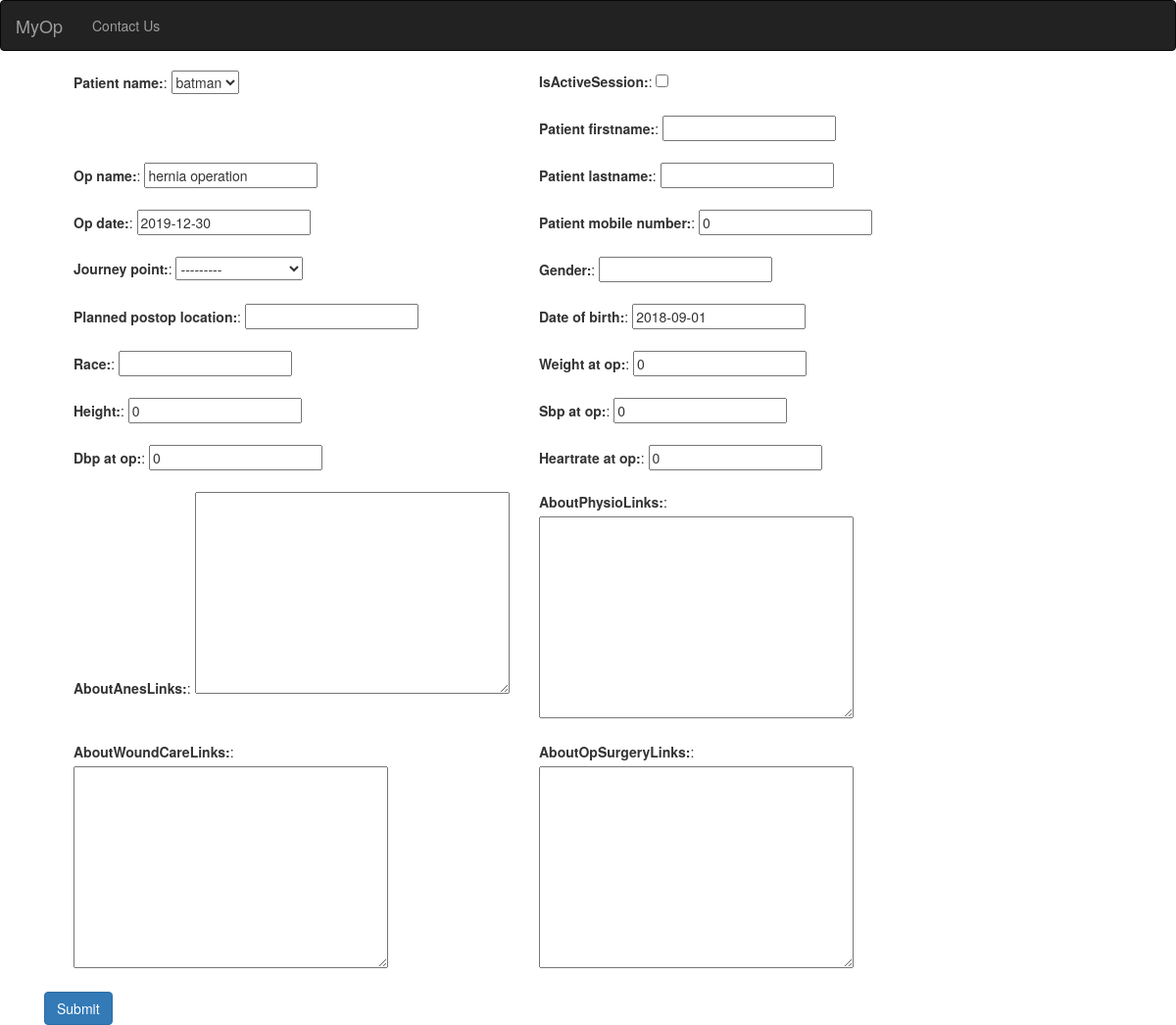
The page /api/edit/jd/1/ (signed in) on the database its author committed.
### myop_app/models.py (models this page shows, shortened)
class JourneyData(models.Model):
    PREOP = 'preop'
    PREOP_GOTOCLINIC = 'preop_GotoClinic'
    PREOPMEDPHOTO = 'preopMedPhoto'
    REMINDER1 = 'Reminder1'
    REMINDER2 = 'Reminder2'
    UNKNOWNOPSTATUS = 'UnkwnOpStatus'
    POD1 = 'POD1'
    POD3 = 'POD3'
    POD5 = 'POD5'
    POD10 = 'POD10'
    POD15 = 'POD15'
    SUPERSYNC = 'SuperSync'
    DEAD = 'DEAD'
    JOURNEY_PT = (
        (PREOP, 'preop'),
        (PREOP_GOTOCLINIC, 'preop_GotoClinic'),
        (PREOPMEDPHOTO, 'preopMedPhoto'),
        (REMINDER1, 'Reminder1'),
        (REMINDER2, 'Reminder2'),
        (UNKNOWNOPSTATUS, 'UnkwnOpStatus'),
        (POD1, 'POD1'),
        (POD3, 'POD3'),
        (POD5, 'POD5'),
        (POD10, 'POD10'),
        (POD15, 'POD15'),
        (SUPERSYNC, 'SuperSync'),
        (DEAD, 'DEAD'),
    )
    patient_name = models.ForeignKey(User, on_delete=models.CASCADE)
    patient_username = models.CharField(max_length=50, blank = True)
    created = models.DateTimeField(auto_now_add=True)
    op_date = models.DateField(blank = True)
    op_name = models.CharField(max_length=50, blank = True)
    journey_point = models.CharField(max_length=100, blank = True, choices=JOURNEY_PT,default=PREOP)
    UnixTimeOfLastSync = models.IntegerField(default = 1, blank = True)
    IsActiveSession =  models.BooleanField(default=False )
    FCM = models.CharField(max_length=100, blank = True)
    IsAlertFromServToPt = models.BooleanField(default=False )
    AlertMsgFromServToPt = models.CharField(max_length=1000,blank = True)
    IsAlertFromPtToServ = models.BooleanField(default=False )
    AlertMsgFromPtToServ = models.CharField(max_length=1000,blank = True)
    is_Alert_toHosp = models.BooleanField(default=False )
    Alert_msg_toHosp = models.CharField(max_length=1000,blank = True)
    patient_firstname = models.CharField(max_length=50, blank = True)
    patient_lastname = models.CharField(max_length=50, blank = True)
    patient_mobile_number = models.IntegerField(default = 0, blank = True)
    race = models.CharField(max_length=50, blank = True)
    gender = models.CharField(max_length=10, blank = True)
    date_of_birth = models.DateField(default=now, blank = True)
    age_at_op = models.IntegerField(default=0, blank = True)
    height = models.IntegerField(default=0, blank = True)
    weight_at_op = models.IntegerField(default= 0, blank = True)
    sbp_at_op = models.IntegerField(default=0,blank = True)
    dbp_at_op =models.IntegerField(default=0,blank = True)
    heartrate_at_op = models.IntegerField(default=0,blank = True)
    planned_postop_location = models.CharField(max_length=10, blank = True)
    SurgeryVideoLink = models.URLField(max_length=200, blank = True)
    AnesthVideoLink = models.URLField(max_length=200, blank = True)
    PhysioVideoLink = models.URLField(max_length=200, blank = True)
    WoundCareVideoLink = models.URLField(max_length=200, blank = True)
    AboutOpSurgeryLinks = models.TextField(blank=True, null=True)
    AboutAnesLinks = models.TextField(blank=True, null=True)
    AboutPhysioLinks = models.TextField(blank=True, null=True)
    AboutWoundCareLinks = models.TextField(blank=True, null=True)
    PreopInstructions = models.TextField(blank=True, null=True)
    is_OnlinePreopElig= models.BooleanField(default=False)
    is_PatientNoShow = models.BooleanField(default=False)
    is_OpCancelled = models.BooleanField(default=False)
    is_PostOpInpatient = models.BooleanField(default=False)
    is_PostOpReadmission = models.BooleanField(default=False)
    is_PostOpSti = models.BooleanField(default=False)
    is_PostOpDvt = models.BooleanField(default=False)
    is_PostOpUti = models.BooleanField(default=False)
    is_PostOpLrti = models.BooleanField(default=False)
    is_PostOpArf = models.BooleanField(default=False)
    is_PostOpComplication = models.BooleanField(default=False)
    isSick = models.BooleanField(default=False);
    HasAdeqMouthOpening = models.BooleanField(default=False)
    HasAdeqNeckMov = models.BooleanField(default=False)
    CanClimbStairs = models.BooleanField(default=False)
    HasFeverInfec = models.BooleanField(default=False)
    HasLooseTeeth = models.BooleanField(default=False)
    HasDentalImplant = models.BooleanField(default=False)
    IsPregnant = models.BooleanField(default=False)
    HasSobAtRest = models.BooleanField(default=False)
    HasHeartAttacks = models.BooleanField(default=False)
    HasChestPain = models.BooleanField(default=False)
    HasIrregHR = models.BooleanField(default=False)
    HasHtn = models.BooleanField(default=False)
    HasDiabetes = models.BooleanField(default=False)
    HasThyroidDs = models.BooleanField(default=False)
    HasKidneyDs = models.BooleanField(default=False)
    HasLiverDs = models.BooleanField(default=False)
    HasGastricReflux = models.BooleanField(default=False)
    HasStroke = models.BooleanField(default=False)
    HasEpilepsy = models.BooleanField(default=False)
    HasPsychDs = models.BooleanField(default=False)
    HasBloodDs = models.BooleanField(default=False)
    HasCtOrMsDs = models.BooleanField(default=False)
    HasAllergies = models.BooleanField(default=False)
    HasOsaOrRespDs = models.BooleanField(default=False)
    HasLoudSnore = models.BooleanField(default=False)
    HasDaySomno = models.BooleanField(default=False)
    HasSleepApneaEpisodes = models.BooleanField(default=False)
    IsSmoker = models.BooleanField(default=False)
    IsAlcoholic = models.BooleanField(default=False)
    IsOnTcm = models.BooleanField(default=False)
    IsOnMeds = models.BooleanField(default=False)
    HasFHOAnesRxn = models.BooleanField(default=False)
    HasPrevOps = models.BooleanField(default=False)
    HasPONV = models.BooleanField(default=False)
    HasUploadedMedPhoto = models.BooleanField(default=False)
    def _upload_path(instance,filename):
        return instance.get_upload_path(filename)
    image = models.ImageField(upload_to=_upload_path, blank = True)
    def _upload_path(instance,filename):
        return instance.get_upload_path(filename)
    wound = models.ImageField(upload_to=_upload_path, blank = True)
    HasFeverInfecRem1 = models.BooleanField(default=False)
    HasLooseTeethRem1 = models.BooleanField(default=False)
    IsPregnantRem1 = models.BooleanField(default=False)
    IsHavingOpRem1 = models.BooleanField(default=False)
    PainScoreRem1 = models.IntegerField(default = -1)
    MobilityScoreRem1 = models.IntegerField(default = -1)
    ADL_ScoreRem1 = models.IntegerField(default = -1)
    MoodScoreRem1 = models.IntegerField(default = -1)
    HasFeverInfecRem2 = models.BooleanField(default=False)
    HasLooseTeethRem2 = models.BooleanField(default=False)
    IsPregnantRem2 = models.BooleanField(default=False)
    IsHavingOpRem2 = models.BooleanField(default=False)
    SatisfactionScorePOD1 = models.IntegerField(default = -1)
    PainScoreRestPOD1 = models.IntegerField(default = -1)
    PainScoreMovPOD1 = models.IntegerField(default = -1)
    PONVScorePOD1 = models.IntegerField(default = -1)
    SoreThroatScorePOD1 = models.IntegerField(default = -1)
    ItchyScorePOD1 = models.IntegerField(default = -1)
    HasDentalDamagePOD1 = models.BooleanField(default=False)
    HasUploadedWoundPhotoPOD1 = models.BooleanField(default=False)
    HasCalfTenderPOD1 = models.BooleanField(default=False)
    HasSOBPOD1 = models.BooleanField(default=False)
    HasFeverPOD1 = models.BooleanField(default=False)
    HasDysuriaRetenPOD1 = models.BooleanField(default=False)
    HasNumbnessPOD1 = models.BooleanField(default=False)
    IsDischargedHomePOD1 = models.BooleanField(default=False)#from sever
    PainScoreRestPOD3 = models.IntegerField(default = -1)
    PainScoreMovPOD3 = models.IntegerField(default = -1)
    HasDysuriaRetenPOD3 = models.BooleanField(default=False)
    HasNumbnessPOD3 = models.BooleanField(default=False)
    HasCalfTenderPOD3 = models.BooleanField(default=False)
    HasSOBPOD3 = models.BooleanField(default=False)
    HasFeverPOD3 = models.BooleanField(default=False)
    HasWoundRedOrDischargePOD3 = models.BooleanField(default=False)
    HasNeededToVisitAePOD3 = models.BooleanField(default=False)
    HasNeededToReadmitPOD3 = models.BooleanField(default=False)
    HasUploadedWoundPhotoPOD3 = models.BooleanField(default=False)
    IsDischargedHomePOD3 = models.BooleanField(default=False)#from server
    PainScorePOD5 = models.IntegerField(default = -1)
    HasCalfTenderPOD5 = models.BooleanField(default=False)
    HasSOBPOD5 = models.BooleanField(default=False)
    HasFeverPOD5 = models.BooleanField(default=False)
    HasDysuriaPOD5 = models.BooleanField(default=False)
    HasWoundRedOrDischargePOD5 = models.BooleanField(default=False)
    HasNeededToVisitAePOD5 = models.BooleanField(default=False)
    HasNeededToReadmitPOD5 = models.BooleanField(default=False)
    HasUploadedWoundPhotoPOD5 = models.BooleanField(default=False)
    IsDischargedHomePOD5 = models.BooleanField(default=False)#from server
    PainScorePOD10 = models.IntegerField(default = -1)
    HasCalfTenderPOD10 = models.BooleanField(default=False)
    HasSOBPOD10 = models.BooleanField(default=False)
    HasFeverPOD10 = models.BooleanField(default=False)
    HasDysuriaPOD10 = models.BooleanField(default=False)
    HasWoundRedOrDischargePOD10 = models.BooleanField(default=False)
    HasNeededToVisitAePOD10 = models.BooleanField(default=False)
    HasNeededToReadmitPOD10 = models.BooleanField(default=False)
    HasUploadedWoundPhotoPOD10 = models.BooleanField(default=False)
    IsDischargedHomePOD10 = models.BooleanField(default=False)#from server
    PainScorePOD15 = models.IntegerField(default = -1)
    MobilityScorePOD15 = models.IntegerField(default = -1)
    ADL_ScorePOD15 = models.IntegerField(default = -1)
    MoodScorePOD15 = models.IntegerField(default = -1)
    SatisfactionScorePOD15 = models.IntegerField(default = -1)
    HasNeededToVisitAePOD15 = models.BooleanField(default=False)
    HasNeededToReadmitPOD15 = models.BooleanField(default=False)
    HasReturnedToDailyWorkPOD15 = models.BooleanField(default=False)
    HasUploadedWoundPhotoPOD5 = models.BooleanField(default=False)
    IsDischargedHomePOD5 = models.BooleanField(default=False)#from server
    MsgFromServToPt = models.CharField(max_length=1000,blank = True)
    MsgFromPtToServ = models.CharField(max_length=1000,blank = True)
    class Meta:
        get_latest_by = 'created'
    def _upload_path_msg(instance,filename):
        return instance.get_upload_path_msg(filename)
    msg_FromPatient = models.TextField(blank=True)
    msg_ToPatient = models.TextField(blank=True)
    msg_image = models.ImageField(upload_to=_upload_path_msg, blank = True)

### myop_app/views.py (the view)
# urls.py: url(r'^edit/jd/(?P<id>\d+)/$',views.edit_jd,name ="edit_jd"),
@login_required
def edit_jd(request, id= None):
    item = get_object_or_404(JourneyData, id=id)
    form = JourneyDataFrom(request.POST or None, instance = item)
    if form.is_valid():
        form.save()
        return redirect('/api/dash/')
    return render(request,'myop_app/jd_form.html',{'form':form})

### myop_app/forms.py
class JourneyDataFrom(ModelForm):
    class Meta:
        model  = JourneyData
        fields = [
            'patient_name','IsActiveSession',
            'patient_firstname','op_name',
             'patient_lastname','op_date',
             'patient_mobile_number','journey_point',
            'gender','planned_postop_location',
            'date_of_birth','race',
            'weight_at_op','height',
            'sbp_at_op','dbp_at_op',
            'heartrate_at_op',
            'AboutAnesLinks','AboutPhysioLinks',
            'AboutWoundCareLinks','AboutOpSurgeryLinks',
            ]

### myop_app/templates/myop_app/jd_form.html (shortened to what this page needs)
{% extends "myop_app/base.html" %}
{% block brand %} MyOp {% endblock %}
{% block navoption %} <li><a href="/contact">Contact Us</a></li>  {% endblock %}
{% block body %}
<div class = "container">
  <form method = "post" action="">
    <div class = container>
    {% for field in form %}
        <div class="fieldWrapper">
            <div class ="col-lg-5 col-md-5 col-sm-6 col-xs-12">
            {{ field.label_tag }}: {{ field }}
            <br></br>
            </div>
        </div>
    {% endfor %}
    </div>
    <button type="submit" class = "btn btn-primary" value="Save"> Submit </button>
</form>
</div>
{% endblock %}

### myop_app/templates/myop_app/base.html (shortened to what this page needs)
<!DOCTYPE html>
<html lang="en">
<head>
  <link rel="stylesheet" href="https://maxcdn.bootstrapcdn.com/bootstrap/3.3.7/css/bootstrap.min.css">
</head>
<body>
<nav class="navbar navbar-inverse">
  <div class="container-fluid">
    <div class="navbar-header">
      <a class="navbar-brand" href="/">{% block brand %} {% endblock %}</a>
    </div>
    <div class="collapse navbar-collapse" id="myNavbar">
      <ul class="nav navbar-nav">
        {% block navoption %} {% endblock %}
      </ul>
    </div>
  </div>
</nav>
<div class="container">
  {% block body%}
  {% endblock %}
</div>
</body>
</html>

### rows shown on the page
JourneyData: form "batman" "hernia operation" "2019-12-30" "0" "---------" "2018-09-01" "0" "0" "0" "0" "0"

### other values the page prints
{{ field.label_tag }} "Patient name:" "IsActiveSession:" "Patient firstname:" "Op name:" "Patient lastname:" "Op date:" "Patient mobile number:" "Journey point:" "Gender:" "Planned postop location:" "Date of birth:" "Race:" "Weight at op:" "Height:" "Sbp at op:" "Dbp at op:" "Heartrate at op:" "AboutAnesLinks:" "AboutPhysioLinks:" "AboutWoundCareLinks:" "AboutOpSurgeryLinks:"
